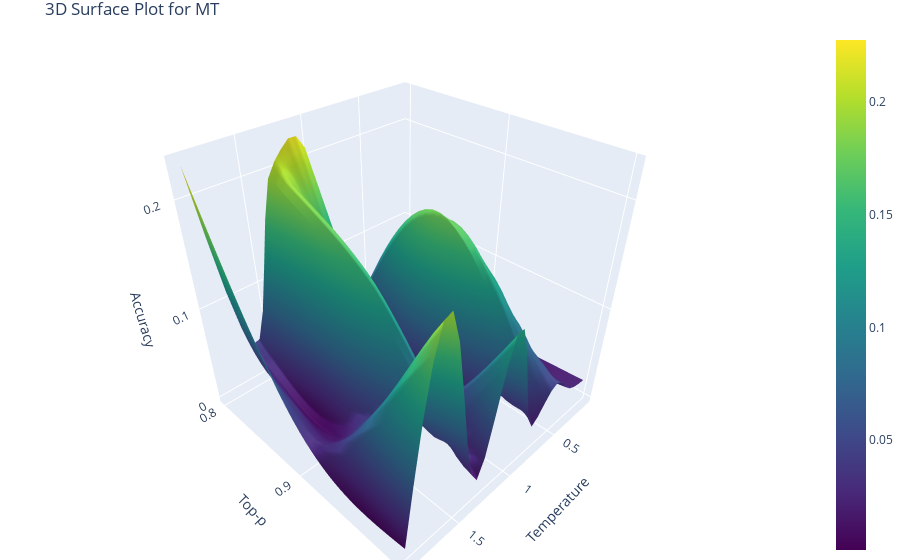

This figure's notebook cell:
### Code cell
import plotly.graph_objects as go
from scipy.interpolate import griddata
import numpy as np

category = "MT"
top_k1 = 2  # 2, 5, 10
top_k2 = 5  # 2, 5, 10
top_k_3 = 10  # 2, 5, 10

top_p = 0.9  # 0.8,0.9,1.0
reopetition_penalty = 1.1  # 0.0, 1.0, 2.0

df_cat = df[df["category"] == category]

grid_x, grid_y = np.meshgrid(
    np.linspace(df_cat["temperature"].min(), df_cat["temperature"].max(), 30),
    np.linspace(df_cat["top_p"].min(), df_cat["top_p"].max(), 30),
)

grid_z = griddata(
    (df_cat["temperature"], df_cat["top_p"]),
    df_cat["accuracy"],
    (grid_x, grid_y),
    method="cubic",
)

fig = go.Figure(data=[go.Surface(z=grid_z, x=grid_x, y=grid_y, colorscale="Viridis")])

fig.update_layout(
    title=f"3D Surface Plot for {category}",
    scene=dict(
        xaxis_title="Temperature",
        yaxis_title="Top-p",
        zaxis_title="Accuracy",
    ),
    autosize=True,
    margin=dict(l=0, r=0, b=0, t=30),
)

fig.show()

### Figure 1 — Plotly figure (JSON) as saved in the notebook; plotly's stock layout.template omitted (floating-point values rounded to 4 significant figures; data arrays with more than 128 entries replaced by an {"elided": "..."} marker saying what was removed)
{"data": [{"colorscale": [[0, "#440154"], [0.1111, "#482878"], [0.2222, "#3e4989"], [0.3333, "#31688e"], [0.4444, "#26828e"], [0.5556, "#1f9e89"], [0.6667, "#35b779"], [0.7778, "#6ece58"], [0.8889, "#b5de2b"], [1, "#fde725"]], "type": "surface", "x": {"elided": "30x30 float values"}, "y": {"elided": "30x30 float values"}, "z": {"elided": "30x30 float values"}}], "layout": {"autosize": true, "margin": {"b": 0, "l": 0, "r": 0, "t": 30}, "scene": {"xaxis": {"title": {"text": "Temperature"}}, "yaxis": {"title": {"text": "Top-p"}}, "zaxis": {"title": {"text": "Accuracy"}}}, "title": {"text": "3D Surface Plot for MT"}}}
